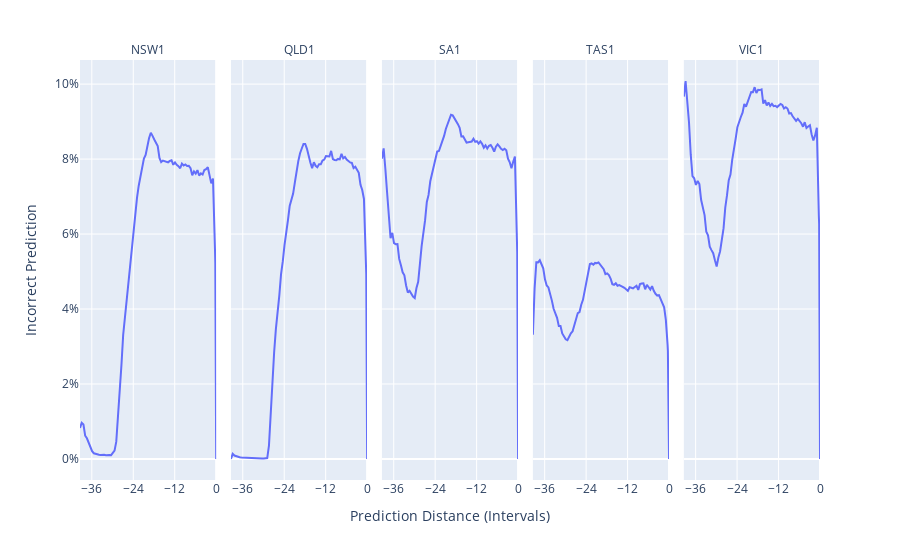

The notebook cell saved with this chart:
### Code cell
fig = px.line(
    results,
    x='HOURS_BEFORE',
    y="INCORRECT",
    facet_col='REGIONID',
    labels={
        'INTERVALS_BEFORE': 'Prediction Distance (Intervals)',
        'HOURS_BEFORE': 'Prediction Distance (Hours)',
        'CORRECT': 'Correct Prediction',
        'INCORRECT': 'Incorrect Prediction',
    },
    hover_data=['SAMPLE_COUNT', 'SAMPLE_COUNT_LOW', 'SAMPLE_COUNT_HIGH'],
)

for annotation in fig.layout.annotations:
    annotation.text = annotation.text.split("=")[-1]

# stop x axis labels overlapping by only showing for one facet
num_regions = results.select("REGIONID").unique().height
fig.update_xaxes(title_text="")
fig.update_xaxes(title_text="Prediction Distance (Intervals)", col=num_regions // 2 + 1)

# x axis as multiples of 12, because it's in hours
fig.update_xaxes(dtick=12)

fig.update_yaxes(tickformat=".0%")

fig.write_image('results-1.svg')
fig.show()
